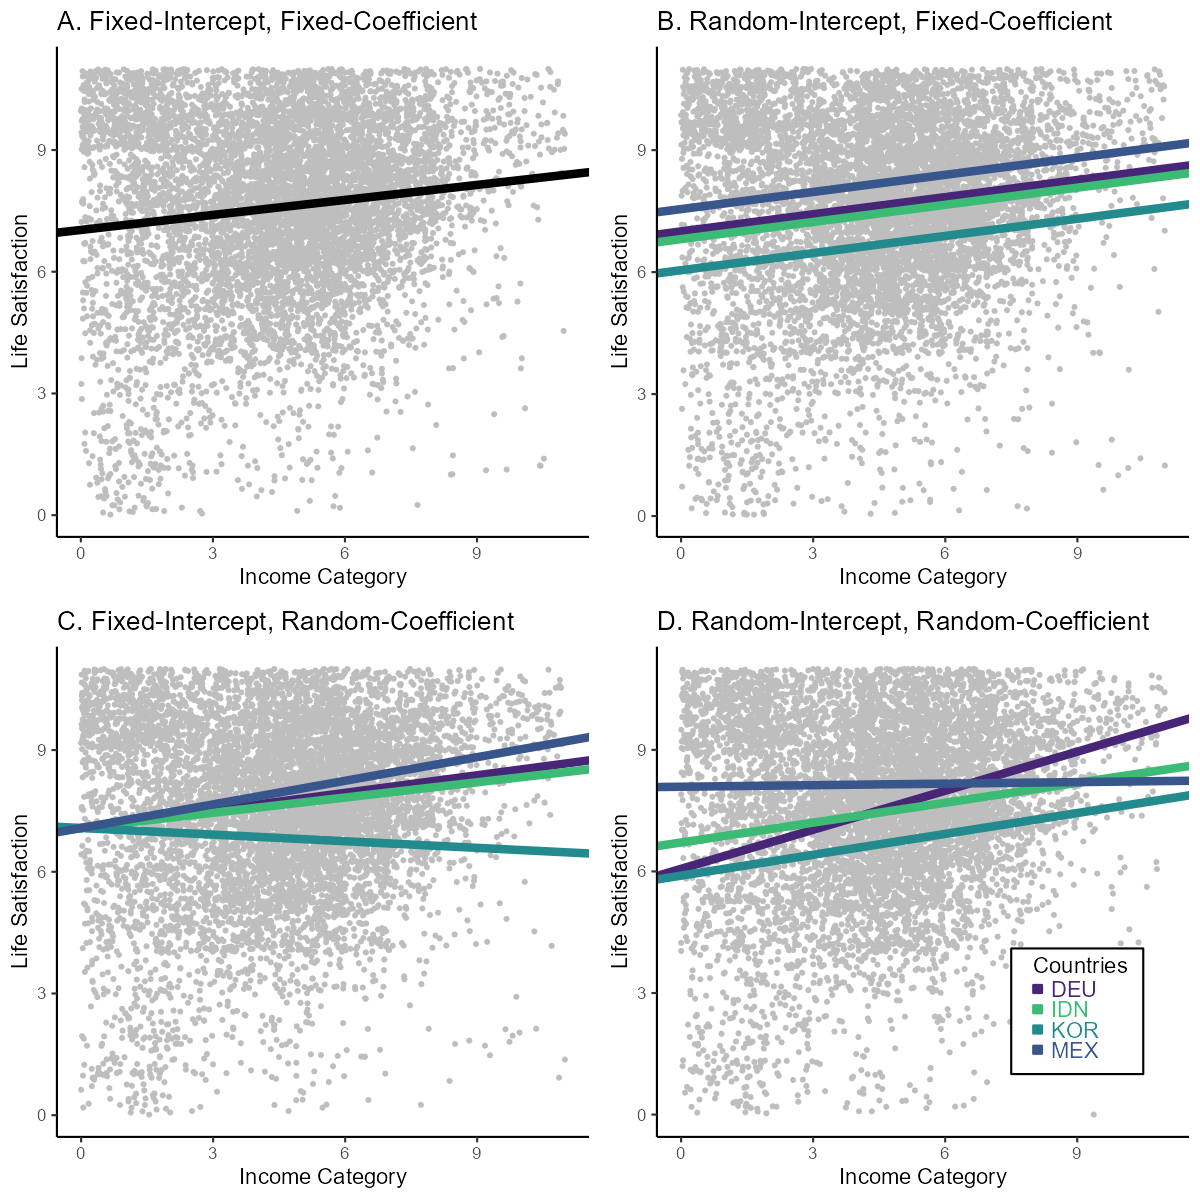

This figure's R source:
# Figure 1.2
# Life-satisfaction and income, five countries, fixed v random intercepts

pacman::p_load("tidyverse",
               "ggplot2",
               "ggpubr",
               "ragg",
               "viridis")

df <- as.data.frame(read_csv(here::here("data", "df.csv")))

# create a subset of 5 countries

df_sub <- df %>%
  subset(iso3c %in% c("DEU", "KOR", "IDN", "MEX") & year < 2016)

# regressions for plots
reg <- lm(A170 ~ X047_WVS + factor(iso3c), data = df_sub)
reg2 <- lm(A170 ~ X047_WVS*factor(iso3c), data = df_sub)
reg3 <- lm(A170 ~ X047_WVS + X047_WVS:factor(iso3c), data = df_sub)
reg4 <- lm(A170 ~ X047_WVS, data = df_sub)

colpal <- c("#482677FF", "#3CBB75FF", "#238A8DFF", "#39568CFF")

a <- df_sub %>%
  ggplot(aes(X047_WVS, A170)) +
  geom_jitter(color = "grey", size = 0.8, width = 1, height = 1) +
  geom_abline(intercept = reg4[["coefficients"]][["(Intercept)"]],
              slope = reg4[["coefficients"]][["X047_WVS"]], color = "black", size = 2) +
  labs(title = "A. Fixed-Intercept, Fixed-Coefficient", x = "Income Category", y = "Life Satisfaction") +
  theme_classic()

b <- df_sub %>%
  ggplot(aes(x = X047_WVS, y = A170, color = iso3c)) +
  geom_jitter(color = "grey", size = 0.8, width = 1, height = 1) +
  geom_abline(intercept = c(reg[["coefficients"]][["(Intercept)"]],
                            reg[["coefficients"]][["(Intercept)"]]+reg[["coefficients"]][["factor(iso3c)IDN"]]-.15, # add some space to distinguish the lines
                            reg[["coefficients"]][["(Intercept)"]]+reg[["coefficients"]][["factor(iso3c)KOR"]],
                            reg[["coefficients"]][["(Intercept)"]]+reg[["coefficients"]][["factor(iso3c)MEX"]]),
              slope = reg[["coefficients"]][["X047_WVS"]], color = colpal, size = 2) +
  labs(title = "B. Random-Intercept, Fixed-Coefficient", x = "Income Category", y = "Life Satisfaction", color = "Country") +
  theme_classic()

c <- df_sub %>%
  ggplot(aes(x = X047_WVS, y = A170, color = iso3c)) +
  geom_jitter(color = "grey", size = 0.8, width = 1, height = 1) +
  geom_abline(intercept = reg3[["coefficients"]][["(Intercept)"]],
              slope = c(reg3[["coefficients"]][["X047_WVS"]],
                        reg3[["coefficients"]][["X047_WVS"]]+reg3[["coefficients"]][["X047_WVS:factor(iso3c)IDN"]],
                        reg3[["coefficients"]][["X047_WVS"]]+reg3[["coefficients"]][["X047_WVS:factor(iso3c)KOR"]],
                        reg3[["coefficients"]][["X047_WVS"]]+reg3[["coefficients"]][["X047_WVS:factor(iso3c)MEX"]]), color = colpal, size = 2) +
  labs(title = "C. Fixed-Intercept, Random-Coefficient", x = "Income Category", y = "Life Satisfaction", color = "Country") +
  theme_classic()

d <- df_sub %>%
  ggplot(aes(x = X047_WVS, y = A170, color = iso3c)) +
  geom_jitter(color = "grey", size = 0.8, width = 1, height = 1) +
  geom_abline(intercept = c(reg2[["coefficients"]][["(Intercept)"]],
                            reg2[["coefficients"]][["(Intercept)"]]+reg2[["coefficients"]][["factor(iso3c)IDN"]]-.15, # add some space to distinguish the lines
                            reg2[["coefficients"]][["(Intercept)"]]+reg2[["coefficients"]][["factor(iso3c)KOR"]],
                            reg2[["coefficients"]][["(Intercept)"]]+reg2[["coefficients"]][["factor(iso3c)MEX"]]),
              slope = c(reg2[["coefficients"]][["X047_WVS"]],
                        reg2[["coefficients"]][["X047_WVS"]]+reg2[["coefficients"]][["X047_WVS:factor(iso3c)IDN"]],
                        reg2[["coefficients"]][["X047_WVS"]]+reg2[["coefficients"]][["X047_WVS:factor(iso3c)KOR"]],
                        reg2[["coefficients"]][["X047_WVS"]]+reg2[["coefficients"]][["X047_WVS:factor(iso3c)MEX"]]), color = colpal, size = 2) +
  labs(title = "D. Random-Intercept, Random-Coefficient", x = "Income Category", y = "Life Satisfaction", color = "Country") +
  annotate("rect", ymin = 1, ymax = 4.1, xmin = 7.5, xmax = 10.5, color = "black", fill = "white") +
  annotate("rect", ymin = c(3,2.5,2,1.5), ymax = c(3.2,2.7,2.2,1.7), xmin = c(8,8,8,8), xmax = c(8.2,8.2,8.2,8.2), color = colpal, fill = colpal) +
  annotate("text", y = c(3.7,3.1,2.6,2.1,1.6), x = c(8,8.4,8.4,8.4,8.4), color = c("black",colpal), label = c("Countries", "DEU","IDN", "KOR", "MEX"), hjust = 0) +
  theme_classic()


agg_png(here::here("figures","fig2.2.png"), res = 144, height = 1200, width = 1200)
ggarrange(a,b,c,d, nrow = 2, ncol = 2)
dev.off()
